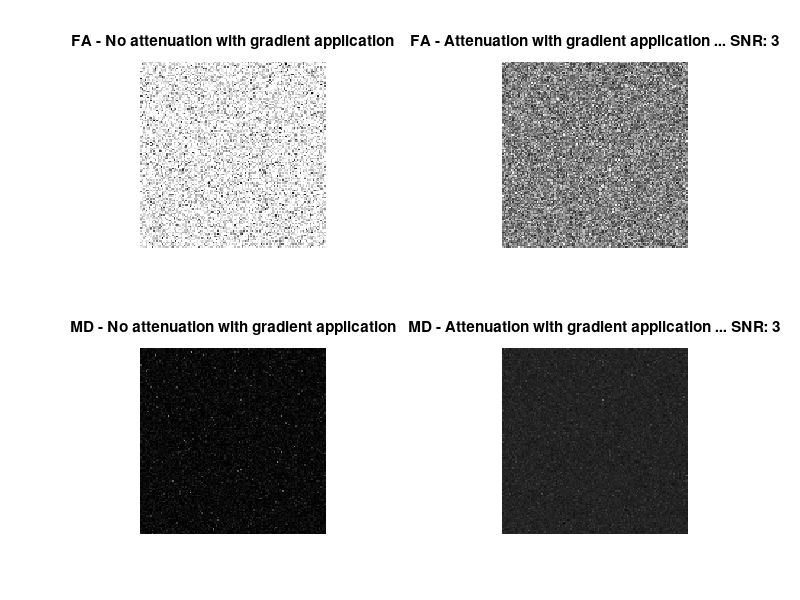
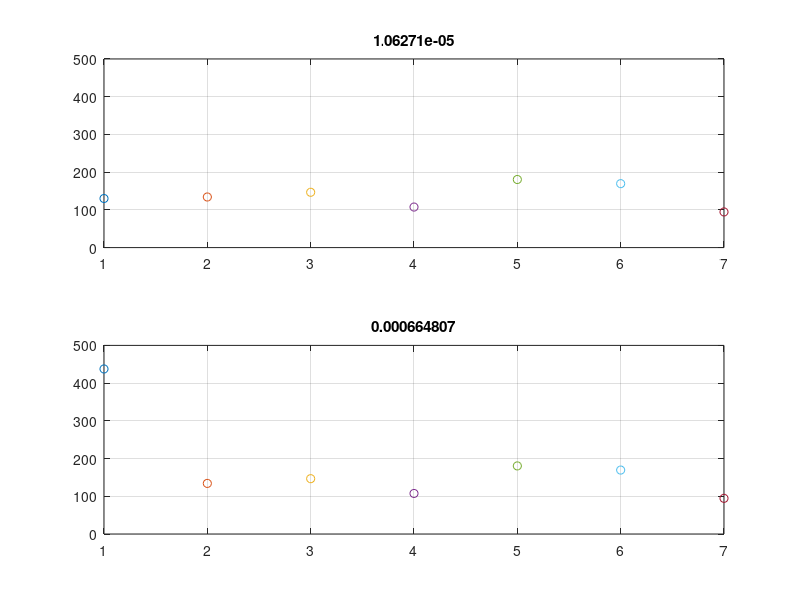

MATLAB code for these plots, in order:
% Simulation of fractional anisotropy calculation in low SNR
% Based on https://uk.mathworks.com/matlabcentral/fileexchange/21130-dti-and-fiber-tracking
%% Alan Stone TCD 01/05/2019
clear;clc;close all;
% gradient directions based on unit vector 
bdir = [0 0 0; 1 0 1; -1 0 1; 0 1 1; 0 1 -1; 1 1 0; -1 1 0];

% b values
bval = 800;

% number of diffusion weighted volumes (one less because of the b-0 image)
nbdirs = size(bdir,1)-1;

% simulate no attenuation with gradient application 
%(noise - b0 mean is around the mean of the b-direction signal
% - the signal does not change)
s_dti_dataset1 = (ones(128,128,1,7) .* 150) + (randn(128,128,1,7) .* 50);

% simulate attenuation with gradient application ... low SNR (b0 mean is 
% higher than the mean of the b-drections - i.e. the signal is attenuating)
% only thing that is changing here is the attenuation of the b0
s_dti_dataset2 = s_dti_dataset1;
s_dti_dataset2(:,:,:,1) = (ones(128,128,1) .* 450) + randn(128,128,1)*50;

% make b matrices
% (http://www.meteoreservice.com/PDFs/Mattiello97.pdf)
b = zeros([3 3 nbdirs]);

for i = 1:nbdirs,
    b(:,:,i) = bval * bdir(i+1,:)' * bdir(i+1,:);
end

% convert signal intenisty to norm'd log
[row col sli ~] = size(s_dti_dataset1);
empty_mat_size = [row col sli nbdirs];
slog_norm_dti_dataset1 = zeros(empty_mat_size,'single');
slog_norm_dti_dataset2 = zeros(empty_mat_size,'single');

for i=1:nbdirs,
    slog_norm_dti_dataset1(:,:,:,i) = log((s_dti_dataset1(:,:,:,i+1)./s_dti_dataset1(:,:,:,1))+eps);
    slog_norm_dti_dataset2(:,:,:,i) = log((s_dti_dataset2(:,:,:,i+1)./s_dti_dataset2(:,:,:,1))+eps);
end

% sort b mats into vector Bv = [Bxx, 2*Bxy, 2*Bxz, Byy, 2*Byz, Bzz];
bvec = squeeze([b(1,1,:),2*b(1,2,:),2*b(1,3,:),b(2,2,:),2*b(2,3,:),b(3,3,:)])';

% empty matrices
% diffusion tensor
dt1 = zeros(empty_mat_size,'single');
dt2 = zeros(empty_mat_size,'single');
% eigenvalues
eigvals1 = zeros([row col sli 3],'single');
eigvals2 = zeros([row col sli 3],'single');
% eigenvectors
evecs1 = zeros([row col sli 3],'single');
evecs2 = zeros([row col sli 3],'single');
% eigenvalues
fa1 = zeros([row col sli],'single');
fa2 = zeros([row col sli],'single');
% mean diffusivity
md1 = zeros([row col sli],'single');
md2 = zeros([row col sli],'single');
% main fiber direction
vecf1 = zeros([row col sli 3],'single');
vecf2 = zeros([row col sli 3],'single');

% calculate parameters for each voxel
for x = 1:row
    for y = 1:col
        for z = 1:sli

            % calculate diffusion tensor
            slog_norm1 = squeeze(slog_norm_dti_dataset1(x,y,z,:));
            slog_norm2 = squeeze(slog_norm_dti_dataset2(x,y,z,:));
            xout1 = -bvec\slog_norm1;
            xout2 = -bvec\slog_norm2;
            diffusiontensor1 = [xout1(1) xout1(2) xout1(3); xout1(2) xout1(4) xout1(5); xout1(3) xout1(5) xout1(6)];
            diffusiontensor2 = [xout2(1) xout2(2) xout2(3); xout2(2) xout2(4) xout2(5); xout2(3) xout2(5) xout2(6)];

            % eigenvectors and eigenvalues
            [eigvecs1, D1] = eig(diffusiontensor1);
            [eigvecs2, D2] = eig(diffusiontensor2);
            eigvals1(x,y,z,:) = diag(D1);
            eigvals2(x,y,z,:) = diag(D2);
            [t1, index1] = sort(eigvals1(x,y,z,:));
            [t2, index2] = sort(eigvals2(x,y,z,:));
            eigvals1(x,y,z,:) = eigvals1(x,y,z,index1);
            eigvals2(x,y,z,:) = eigvals2(x,y,z,index2);
            eigvecs1 = eigvecs1(:, index1);
            eigvecs2 = eigvecs2(:, index2);
            eigvals_orig1(x,y,z,:) = eigvals1(x,y,z,:);
            eigvals_orig2(x,y,z,:) = eigvals2(x,y,z,:);

            % Regulating of the eigen values (negative eigenvalues are
            % due to noise and other non-idealities of MRI)
            if((eigvals1(x,y,z,1)<0)&&(eigvals1(x,y,z,2)<0)&&(eigvals1(x,y,z,3)<0)), eigvals1(x,y,z,:)=abs(eigvals1(x,y,z,:)); end
            if((eigvals2(x,y,z,1)<0)&&(eigvals2(x,y,z,2)<0)&&(eigvals2(x,y,z,3)<0)), eigvals2(x,y,z,:)=abs(eigvals2(x,y,z,:)); end

            if(eigvals1(x,y,z,1)<=0), eigvals1(x,y,z,1)=eps; end
            if(eigvals2(x,y,z,1)<=0), eigvals2(x,y,z,1)=eps; end

            if(eigvals1(x,y,z,2)<=0), eigvals1(x,y,z,2)=eps; end
            if(eigvals2(x,y,z,2)<=0), eigvals2(x,y,z,2)=eps; end

            % mean diffusivity
            md1(x,y,z) = ( eigvals1(x,y,z,1) + eigvals1(x,y,z,2) + eigvals1(x,y,z,3)) /3;
            md2(x,y,z) = ( eigvals2(x,y,z,1) + eigvals2(x,y,z,2) + eigvals2(x,y,z,3)) /3;

            % fractional anisotropy
            fa1(x,y,z) = sqrt(1.5) * ( sqrt((eigvals1(x,y,z,1)-md1(x,y,z)).^2 + ...
                        (eigvals1(x,y,z,2)-md1(x,y,z)).^2 + ...
                        (eigvals1(x,y,z,3)-md1(x,y,z)).^2) ./ ...
                        sqrt(eigvals1(x,y,z,1).^2+eigvals1(x,y,z,2).^2+eigvals1(x,y,z,3).^2) );
            fa2(x,y,z) = sqrt(1.5) * ( sqrt((eigvals2(x,y,z,1)-md2(x,y,z)).^2 + ...
                        (eigvals2(x,y,z,2)-md2(x,y,z)).^2 + ...
                        (eigvals2(x,y,z,3)-md2(x,y,z)).^2) ./ ...
                        sqrt(eigvals2(x,y,z,1).^2+eigvals2(x,y,z,2).^2+eigvals2(x,y,z,3).^2) );

            % diffusion tensor and fiber direction
            dt1(x,y,z,:)=[diffusiontensor1(1:3) diffusiontensor1(5:6) diffusiontensor1(9)];
            dt2(x,y,z,:)=[diffusiontensor2(1:3) diffusiontensor2(5:6) diffusiontensor2(9)];
            vecf1(x,y,z,:) = eigvecs1(:,end)*eigvals_orig1(x,y,z,end);
            vecf2(x,y,z,:) = eigvecs2(:,end)*eigvals_orig2(x,y,z,end);

        end
    end
end

% view
figure,
subplot(2,2,1), imshow(fa1(:,:,1),'displayrange',[0 1]), title('FA - No attenuation with gradient application')
subplot(2,2,2), imshow(fa2(:,:,1),'displayrange',[0 1]), title('FA - Attenuation with gradient application ... SNR: 3')
subplot(2,2,3), imshow(md1(:,:,1),'displayrange',[0 5e-3]), title('MD - No attenuation with gradient application')
subplot(2,2,4), imshow(md2(:,:,1),'displayrange',[0 5e-3]), title('MD - Attenuation with gradient application ... SNR: 3')
%%
figure(), subplot(2,1,1), for i=1:7, plot(i,s_dti_dataset1(46,72,:,i),'o'), hold on, end
md1(36, 45, 1);
hold on, title(ans); ylim([0 500]), grid on
subplot(2,1,2), for i=1:7, plot(i,s_dti_dataset2(46,72,:,i),'o'), hold on, end
md2(36, 45, 1);
hold on, title(ans); ylim([0 500]), grid on